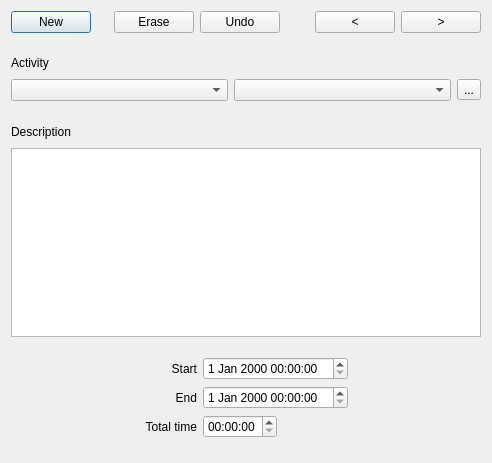
<?xml version="1.0" encoding="UTF-8"?>
<ui version="4.0">
 <class>AbstractOfflineTracker</class>
 <widget class="QDialog" name="AbstractOfflineTracker">
  <property name="geometry">
   <rect>
    <x>0</x>
    <y>0</y>
    <width>492</width>
    <height>463</height>
   </rect>
  </property>
  <property name="windowTitle">
   <string>Offline Tracker</string>
  </property>
  <layout class="QGridLayout">
   <item row="0" column="0">
    <layout class="QHBoxLayout">
     <item>
      <widget class="QPushButton" name="pushButton11">
       <property name="text">
        <string>New</string>
       </property>
      </widget>
     </item>
     <item>
      <spacer name="spacer31">
       <property name="orientation">
        <enum>Qt::Horizontal</enum>
       </property>
       <property name="sizeType">
        <enum>QSizePolicy::Expanding</enum>
       </property>
       <property name="sizeHint" stdset="0">
        <size>
         <width>40</width>
         <height>20</height>
        </size>
       </property>
      </spacer>
     </item>
     <item>
      <widget class="QPushButton" name="pushButton12">
       <property name="text">
        <string>Erase</string>
       </property>
      </widget>
     </item>
     <item>
      <spacer name="spacer34_2">
       <property name="orientation">
        <enum>Qt::Horizontal</enum>
       </property>
       <property name="sizeType">
        <enum>QSizePolicy::Expanding</enum>
       </property>
       <property name="sizeHint" stdset="0">
        <size>
         <width>16</width>
         <height>20</height>
        </size>
       </property>
      </spacer>
     </item>
     <item>
      <widget class="QPushButton" name="pushButton13">
       <property name="text">
        <string>Undo</string>
       </property>
      </widget>
     </item>
     <item>
      <spacer name="spacer32">
       <property name="orientation">
        <enum>Qt::Horizontal</enum>
       </property>
       <property name="sizeType">
        <enum>QSizePolicy::Expanding</enum>
       </property>
       <property name="sizeHint" stdset="0">
        <size>
         <width>51</width>
         <height>20</height>
        </size>
       </property>
      </spacer>
     </item>
     <item>
      <widget class="QPushButton" name="pushButton10">
       <property name="text">
        <string>&lt;</string>
       </property>
      </widget>
     </item>
     <item>
      <widget class="QPushButton" name="pushButton9">
       <property name="text">
        <string>&gt;</string>
       </property>
      </widget>
     </item>
    </layout>
   </item>
   <item row="1" column="0">
    <spacer name="spacer35_2">
     <property name="orientation">
      <enum>Qt::Vertical</enum>
     </property>
     <property name="sizeType">
      <enum>QSizePolicy::Expanding</enum>
     </property>
     <property name="sizeHint" stdset="0">
      <size>
       <width>20</width>
       <height>16</height>
      </size>
     </property>
    </spacer>
   </item>
   <item row="2" column="0">
    <layout class="QGridLayout">
     <item row="0" column="0">
      <layout class="QHBoxLayout">
       <item>
        <widget class="QLabel" name="LabelActivity">
         <property name="text">
          <string>Activity</string>
         </property>
         <property name="wordWrap">
          <bool>false</bool>
         </property>
        </widget>
       </item>
       <item>
        <spacer name="spacer46">
         <property name="orientation">
          <enum>Qt::Horizontal</enum>
         </property>
         <property name="sizeType">
          <enum>QSizePolicy::Expanding</enum>
         </property>
         <property name="sizeHint" stdset="0">
          <size>
           <width>101</width>
           <height>20</height>
          </size>
         </property>
        </spacer>
       </item>
      </layout>
     </item>
     <item row="1" column="0">
      <layout class="QHBoxLayout">
       <item>
        <widget class="QComboBox" name="Category"/>
       </item>
       <item>
        <widget class="QComboBox" name="Activity">
         <property name="sizePolicy">
          <sizepolicy hsizetype="Minimum" vsizetype="Fixed">
           <horstretch>0</horstretch>
           <verstretch>0</verstretch>
          </sizepolicy>
         </property>
         <property name="autoCompletion">
          <bool>true</bool>
         </property>
        </widget>
       </item>
       <item>
        <widget class="QToolButton" name="ActivityManagement">
         <property name="sizePolicy">
          <sizepolicy hsizetype="Fixed" vsizetype="Fixed">
           <horstretch>0</horstretch>
           <verstretch>0</verstretch>
          </sizepolicy>
         </property>
         <property name="text">
          <string>...</string>
         </property>
        </widget>
       </item>
      </layout>
     </item>
    </layout>
   </item>
   <item row="3" column="0">
    <spacer name="spacer36">
     <property name="orientation">
      <enum>Qt::Vertical</enum>
     </property>
     <property name="sizeType">
      <enum>QSizePolicy::Expanding</enum>
     </property>
     <property name="sizeHint" stdset="0">
      <size>
       <width>21</width>
       <height>16</height>
      </size>
     </property>
    </spacer>
   </item>
   <item row="4" column="0">
    <layout class="QVBoxLayout">
     <item>
      <layout class="QHBoxLayout">
       <item>
        <widget class="QLabel" name="LabelDescription">
         <property name="text">
          <string>Description</string>
         </property>
         <property name="wordWrap">
          <bool>false</bool>
         </property>
        </widget>
       </item>
       <item>
        <spacer name="spacer44">
         <property name="orientation">
          <enum>Qt::Horizontal</enum>
         </property>
         <property name="sizeType">
          <enum>QSizePolicy::Expanding</enum>
         </property>
         <property name="sizeHint" stdset="0">
          <size>
           <width>81</width>
           <height>21</height>
          </size>
         </property>
        </spacer>
       </item>
      </layout>
     </item>
    </layout>
   </item>
   <item row="6" column="0">
    <spacer name="spacer38">
     <property name="orientation">
      <enum>Qt::Vertical</enum>
     </property>
     <property name="sizeType">
      <enum>QSizePolicy::Expanding</enum>
     </property>
     <property name="sizeHint" stdset="0">
      <size>
       <width>20</width>
       <height>16</height>
      </size>
     </property>
    </spacer>
   </item>
   <item row="7" column="0">
    <layout class="QHBoxLayout">
     <item>
      <spacer name="spacer29">
       <property name="orientation">
        <enum>Qt::Horizontal</enum>
       </property>
       <property name="sizeType">
        <enum>QSizePolicy::Expanding</enum>
       </property>
       <property name="sizeHint" stdset="0">
        <size>
         <width>60</width>
         <height>20</height>
        </size>
       </property>
      </spacer>
     </item>
     <item>
      <layout class="QVBoxLayout">
       <item>
        <widget class="QLabel" name="LabelStart">
         <property name="text">
          <string>Start</string>
         </property>
         <property name="alignment">
          <set>Qt::AlignRight|Qt::AlignTrailing|Qt::AlignVCenter</set>
         </property>
         <property name="wordWrap">
          <bool>false</bool>
         </property>
        </widget>
       </item>
       <item>
        <widget class="QLabel" name="LabelEnd">
         <property name="text">
          <string>End</string>
         </property>
         <property name="alignment">
          <set>Qt::AlignRight|Qt::AlignTrailing|Qt::AlignVCenter</set>
         </property>
         <property name="wordWrap">
          <bool>false</bool>
         </property>
        </widget>
       </item>
       <item>
        <widget class="QLabel" name="LabelTime">
         <property name="text">
          <string>Total time</string>
         </property>
         <property name="alignment">
          <set>Qt::AlignRight|Qt::AlignTrailing|Qt::AlignVCenter</set>
         </property>
         <property name="wordWrap">
          <bool>false</bool>
         </property>
        </widget>
       </item>
      </layout>
     </item>
     <item>
      <layout class="QVBoxLayout">
       <item>
        <widget class="QDateTimeEdit" name="dateTimeStart"/>
       </item>
       <item>
        <widget class="QDateTimeEdit" name="dateTimeEnd"/>
       </item>
       <item>
        <layout class="QHBoxLayout">
         <item>
          <widget class="QTimeEdit" name="timeTotal"/>
         </item>
         <item>
          <spacer name="spacer27">
           <property name="orientation">
            <enum>Qt::Horizontal</enum>
           </property>
           <property name="sizeType">
            <enum>QSizePolicy::Expanding</enum>
           </property>
           <property name="sizeHint" stdset="0">
            <size>
             <width>71</width>
             <height>20</height>
            </size>
           </property>
          </spacer>
         </item>
        </layout>
       </item>
      </layout>
     </item>
     <item>
      <spacer name="spacer26">
       <property name="orientation">
        <enum>Qt::Horizontal</enum>
       </property>
       <property name="sizeType">
        <enum>QSizePolicy::Expanding</enum>
       </property>
       <property name="sizeHint" stdset="0">
        <size>
         <width>30</width>
         <height>20</height>
        </size>
       </property>
      </spacer>
     </item>
    </layout>
   </item>
   <item row="8" column="0">
    <spacer name="spacer39">
     <property name="orientation">
      <enum>Qt::Vertical</enum>
     </property>
     <property name="sizeType">
      <enum>QSizePolicy::Expanding</enum>
     </property>
     <property name="sizeHint" stdset="0">
      <size>
       <width>20</width>
       <height>16</height>
      </size>
     </property>
    </spacer>
   </item>
   <item row="5" column="0">
    <widget class="QTextEdit" name="textDescription"/>
   </item>
  </layout>
 </widget>
 <layoutdefault spacing="6" margin="11"/>
 <pixmapfunction>qPixmapFromMimeSource</pixmapfunction>
 <resources/>
 <connections/>
</ui>
